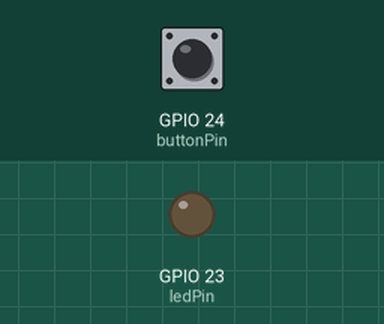
This program was run on a simulated Raspberry Pi (BCM pin numbers). On the bench: output pins drawn as LEDs (lit = HIGH). Dashed ring = blinking. The test bench sets the inputs (shaded band); at power-on: GPIO 24 (buttonPin) LOW. The clock reads 2024-03-15 10:24:30 at power-on unless the program sets it.

Above: at 1.2 s.
1.3 s: GPIO 24 (buttonPin) pulled HIGH for 1 s
At 3.4 s:
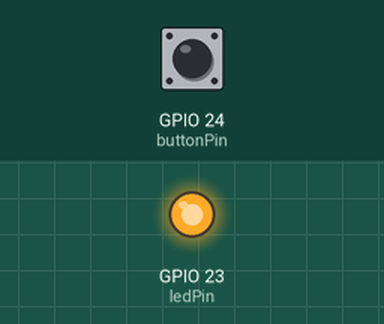
3.8 s: GPIO 24 (buttonPin) pulled HIGH for 0.15 s
At 4.8 s:
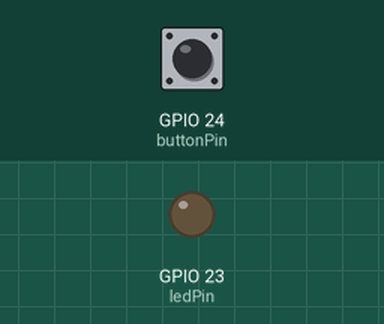
5.4 s: GPIO 24 (buttonPin) pulled HIGH for 3.2 s
At 5.5 s:
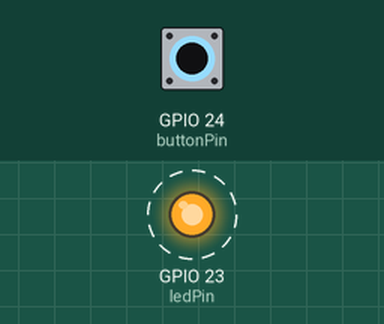
Timing chart, 0 to 9.9 s (numbered marks = the images above; inputs shaded):
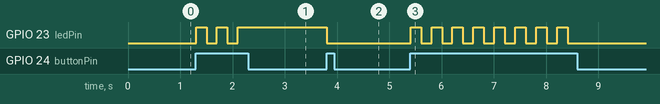

Measured:
- after the input at 1.3 s, GPIO 23 (ledPin): alternates HIGH for 0.20 s and LOW for 0.20 s, 5 changes in all, then stays HIGH, starting at once
- after the input at 3.8 s, GPIO 23 (ledPin): HIGH → LOW at once
- after the input at 5.4 s, GPIO 23 (ledPin): alternates HIGH for 0.20 s and LOW for 0.20 s, 16 changes in all, then stays LOW, starting at once

The program:

button3.py
```python
import time
import RPi.GPIO as GPIO
#set up GPIO using BCM numbering
GPIO.setmode(GPIO.BCM)

ledPin = 23
buttonPin = 24

GPIO.setup(ledPin, GPIO.OUT)

#Set up button pin for input with internal pull down resistor
#Button pin goes to ground if not pressed.
GPIO.setup(buttonPin, GPIO.IN, pull_up_down=GPIO.PUD_DOWN)

ledStatus = False
lastPressedTime = time.time()

while True:

    #Sleep a little in every loop
    time.sleep(0.01)

    #Get button input
    input_state = GPIO.input(buttonPin)

    #Get current time
    currentTime = time.time()

    #Change status only if pressed and time is greater than threshold -> Debouncing
    if input_state == True and (currentTime - lastPressedTime) >= 0.2:
    	lastPressedTime = currentTime
    	ledStatus = not ledStatus
    	GPIO.output(ledPin, ledStatus)
```
